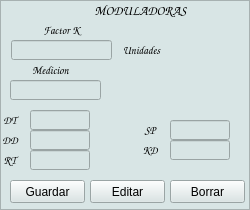
    <widget class="QFrame" name="FMOD">
     <property name="geometry">
      <rect>
       <x>670</x>
       <y>130</y>
       <width>250</width>
       <height>210</height>
      </rect>
     </property>
     <property name="palette">
      <palette>
       <active>
        <colorrole role="Button">
         <brush brushstyle="SolidPattern">
          <color alpha="255">
           <red>216</red>
           <green>229</green>
           <blue>229</blue>
          </color>
         </brush>
        </colorrole>
        <colorrole role="Base">
         <brush brushstyle="SolidPattern">
          <color alpha="255">
           <red>216</red>
           <green>229</green>
           <blue>229</blue>
          </color>
         </brush>
        </colorrole>
        <colorrole role="Window">
         <brush brushstyle="SolidPattern">
          <color alpha="255">
           <red>216</red>
           <green>229</green>
           <blue>229</blue>
          </color>
         </brush>
        </colorrole>
       </active>
       <inactive>
        <colorrole role="Button">
         <brush brushstyle="SolidPattern">
          <color alpha="255">
           <red>216</red>
           <green>229</green>
           <blue>229</blue>
          </color>
         </brush>
        </colorrole>
        <colorrole role="Base">
         <brush brushstyle="SolidPattern">
          <color alpha="255">
           <red>216</red>
           <green>229</green>
           <blue>229</blue>
          </color>
         </brush>
        </colorrole>
        <colorrole role="Window">
         <brush brushstyle="SolidPattern">
          <color alpha="255">
           <red>216</red>
           <green>229</green>
           <blue>229</blue>
          </color>
         </brush>
        </colorrole>
       </inactive>
       <disabled>
        <colorrole role="Button">
         <brush brushstyle="SolidPattern">
          <color alpha="255">
           <red>216</red>
           <green>229</green>
           <blue>229</blue>
          </color>
         </brush>
        </colorrole>
        <colorrole role="Base">
         <brush brushstyle="SolidPattern">
          <color alpha="255">
           <red>216</red>
           <green>229</green>
           <blue>229</blue>
          </color>
         </brush>
        </colorrole>
        <colorrole role="Window">
         <brush brushstyle="SolidPattern">
          <color alpha="255">
           <red>216</red>
           <green>229</green>
           <blue>229</blue>
          </color>
         </brush>
        </colorrole>
       </disabled>
      </palette>
     </property>
     <property name="autoFillBackground">
      <bool>false</bool>
     </property>
     <property name="frameShape">
      <enum>QFrame::StyledPanel</enum>
     </property>
     <property name="frameShadow">
      <enum>QFrame::Raised</enum>
     </property>
     <widget class="QLabel" name="label_29">
      <property name="geometry">
       <rect>
        <x>11</x>
        <y>20</y>
        <width>101</width>
        <height>20</height>
       </rect>
      </property>
      <property name="font">
       <font>
        <family>Comic Sans MS</family>
        <pointsize>8</pointsize>
        <weight>75</weight>
        <bold>true</bold>
       </font>
      </property>
      <property name="text">
       <string>Factor K</string>
      </property>
      <property name="alignment">
       <set>Qt::AlignCenter</set>
      </property>
     </widget>
     <widget class="QLineEdit" name="MOD_FK">
      <property name="enabled">
       <bool>true</bool>
      </property>
      <property name="geometry">
       <rect>
        <x>11</x>
        <y>40</y>
        <width>101</width>
        <height>20</height>
       </rect>
      </property>
      <property name="sizePolicy">
       <sizepolicy hsizetype="Expanding" vsizetype="Maximum">
        <horstretch>0</horstretch>
        <verstretch>0</verstretch>
       </sizepolicy>
      </property>
      <property name="font">
       <font>
        <family>Times New Roman</family>
        <pointsize>8</pointsize>
        <weight>75</weight>
        <bold>true</bold>
       </font>
      </property>
      <property name="contextMenuPolicy">
       <enum>Qt::DefaultContextMenu</enum>
      </property>
      <property name="layoutDirection">
       <enum>Qt::LeftToRight</enum>
      </property>
      <property name="autoFillBackground">
       <bool>false</bool>
      </property>
      <property name="locale">
       <locale language="StandardMoroccanTamazight" country="Morocco"/>
      </property>
      <property name="text">
       <string/>
      </property>
      <property name="alignment">
       <set>Qt::AlignCenter</set>
      </property>
     </widget>
     <widget class="QLabel" name="MOD_NOM">
      <property name="geometry">
       <rect>
        <x>10</x>
        <y>0</y>
        <width>261</width>
        <height>20</height>
       </rect>
      </property>
      <property name="font">
       <font>
        <family>Comic Sans MS</family>
        <pointsize>10</pointsize>
        <weight>75</weight>
        <bold>true</bold>
       </font>
      </property>
      <property name="text">
       <string>MODULADORAS</string>
      </property>
      <property name="alignment">
       <set>Qt::AlignCenter</set>
      </property>
     </widget>
     <widget class="QLineEdit" name="MOD_MED">
      <property name="enabled">
       <bool>true</bool>
      </property>
      <property name="geometry">
       <rect>
        <x>10</x>
        <y>80</y>
        <width>91</width>
        <height>20</height>
       </rect>
      </property>
      <property name="sizePolicy">
       <sizepolicy hsizetype="Expanding" vsizetype="Maximum">
        <horstretch>0</horstretch>
        <verstretch>0</verstretch>
       </sizepolicy>
      </property>
      <property name="font">
       <font>
        <family>Times New Roman</family>
        <pointsize>8</pointsize>
        <weight>75</weight>
        <bold>true</bold>
       </font>
      </property>
      <property name="contextMenuPolicy">
       <enum>Qt::DefaultContextMenu</enum>
      </property>
      <property name="layoutDirection">
       <enum>Qt::LeftToRight</enum>
      </property>
      <property name="autoFillBackground">
       <bool>false</bool>
      </property>
      <property name="locale">
       <locale language="StandardMoroccanTamazight" country="Morocco"/>
      </property>
      <property name="text">
       <string/>
      </property>
      <property name="alignment">
       <set>Qt::AlignCenter</set>
      </property>
     </widget>
     <widget class="QLabel" name="label_30">
      <property name="geometry">
       <rect>
        <x>10</x>
        <y>60</y>
        <width>81</width>
        <height>20</height>
       </rect>
      </property>
      <property name="font">
       <font>
        <family>Comic Sans MS</family>
        <pointsize>8</pointsize>
        <weight>75</weight>
        <bold>true</bold>
       </font>
      </property>
      <property name="text">
       <string>Medicion</string>
      </property>
      <property name="alignment">
       <set>Qt::AlignCenter</set>
      </property>
     </widget>
     <widget class="QLabel" name="label_31">
      <property name="geometry">
       <rect>
        <x>0</x>
        <y>110</y>
        <width>20</width>
        <height>20</height>
       </rect>
      </property>
      <property name="font">
       <font>
        <family>Comic Sans MS</family>
        <pointsize>8</pointsize>
        <weight>75</weight>
        <bold>true</bold>
       </font>
      </property>
      <property name="text">
       <string>DT</string>
      </property>
      <property name="alignment">
       <set>Qt::AlignCenter</set>
      </property>
     </widget>
     <widget class="QLineEdit" name="MOD_DT">
      <property name="enabled">
       <bool>true</bool>
      </property>
      <property name="geometry">
       <rect>
        <x>30</x>
        <y>110</y>
        <width>60</width>
        <height>20</height>
       </rect>
      </property>
      <property name="sizePolicy">
       <sizepolicy hsizetype="Expanding" vsizetype="Maximum">
        <horstretch>0</horstretch>
        <verstretch>0</verstretch>
       </sizepolicy>
      </property>
      <property name="font">
       <font>
        <family>Times New Roman</family>
        <pointsize>8</pointsize>
        <weight>75</weight>
        <bold>true</bold>
       </font>
      </property>
      <property name="contextMenuPolicy">
       <enum>Qt::DefaultContextMenu</enum>
      </property>
      <property name="layoutDirection">
       <enum>Qt::LeftToRight</enum>
      </property>
      <property name="autoFillBackground">
       <bool>false</bool>
      </property>
      <property name="locale">
       <locale language="StandardMoroccanTamazight" country="Morocco"/>
      </property>
      <property name="text">
       <string/>
      </property>
      <property name="alignment">
       <set>Qt::AlignCenter</set>
      </property>
     </widget>
     <widget class="QLineEdit" name="MOD_DD">
      <property name="enabled">
       <bool>true</bool>
      </property>
      <property name="geometry">
       <rect>
        <x>30</x>
        <y>130</y>
        <width>60</width>
        <height>20</height>
       </rect>
      </property>
      <property name="sizePolicy">
       <sizepolicy hsizetype="Expanding" vsizetype="Maximum">
        <horstretch>0</horstretch>
        <verstretch>0</verstretch>
       </sizepolicy>
      </property>
      <property name="font">
       <font>
        <family>Times New Roman</family>
        <pointsize>8</pointsize>
        <weight>75</weight>
        <bold>true</bold>
       </font>
      </property>
      <property name="contextMenuPolicy">
       <enum>Qt::DefaultContextMenu</enum>
      </property>
      <property name="layoutDirection">
       <enum>Qt::LeftToRight</enum>
      </property>
      <property name="autoFillBackground">
       <bool>false</bool>
      </property>
      <property name="locale">
       <locale language="StandardMoroccanTamazight" country="Morocco"/>
      </property>
      <property name="text">
       <string/>
      </property>
      <property name="alignment">
       <set>Qt::AlignCenter</set>
      </property>
     </widget>
     <widget class="QLabel" name="label_32">
      <property name="geometry">
       <rect>
        <x>0</x>
        <y>130</y>
        <width>20</width>
        <height>20</height>
       </rect>
      </property>
      <property name="font">
       <font>
        <family>Comic Sans MS</family>
        <pointsize>8</pointsize>
        <weight>75</weight>
        <bold>true</bold>
       </font>
      </property>
      <property name="text">
       <string>DD</string>
      </property>
      <property name="alignment">
       <set>Qt::AlignCenter</set>
      </property>
     </widget>
     <widget class="QLabel" name="MOD_UNIDAD">
      <property name="geometry">
       <rect>
        <x>101</x>
        <y>40</y>
        <width>81</width>
        <height>20</height>
       </rect>
      </property>
      <property name="font">
       <font>
        <family>Comic Sans MS</family>
        <pointsize>8</pointsize>
        <weight>75</weight>
        <bold>true</bold>
       </font>
      </property>
      <property name="text">
       <string>Unidades</string>
      </property>
      <property name="alignment">
       <set>Qt::AlignCenter</set>
      </property>
     </widget>
     <widget class="QLabel" name="label_33">
      <property name="geometry">
       <rect>
        <x>0</x>
        <y>150</y>
        <width>20</width>
        <height>20</height>
       </rect>
      </property>
      <property name="font">
       <font>
        <family>Comic Sans MS</family>
        <pointsize>8</pointsize>
        <weight>75</weight>
        <bold>true</bold>
       </font>
      </property>
      <property name="text">
       <string>RT</string>
      </property>
      <property name="alignment">
       <set>Qt::AlignCenter</set>
      </property>
     </widget>
     <widget class="QLineEdit" name="MOD_RT">
      <property name="enabled">
       <bool>true</bool>
      </property>
      <property name="geometry">
       <rect>
        <x>30</x>
        <y>150</y>
        <width>60</width>
        <height>20</height>
       </rect>
      </property>
      <property name="sizePolicy">
       <sizepolicy hsizetype="Expanding" vsizetype="Maximum">
        <horstretch>0</horstretch>
        <verstretch>0</verstretch>
       </sizepolicy>
      </property>
      <property name="font">
       <font>
        <family>Times New Roman</family>
        <pointsize>8</pointsize>
        <weight>75</weight>
        <bold>true</bold>
       </font>
      </property>
      <property name="contextMenuPolicy">
       <enum>Qt::DefaultContextMenu</enum>
      </property>
      <property name="layoutDirection">
       <enum>Qt::LeftToRight</enum>
      </property>
      <property name="autoFillBackground">
       <bool>false</bool>
      </property>
      <property name="locale">
       <locale language="StandardMoroccanTamazight" country="Morocco"/>
      </property>
      <property name="text">
       <string/>
      </property>
      <property name="alignment">
       <set>Qt::AlignCenter</set>
      </property>
     </widget>
     <widget class="QLabel" name="label_34">
      <property name="geometry">
       <rect>
        <x>140</x>
        <y>140</y>
        <width>20</width>
        <height>20</height>
       </rect>
      </property>
      <property name="font">
       <font>
        <family>Comic Sans MS</family>
        <pointsize>8</pointsize>
        <weight>75</weight>
        <bold>true</bold>
       </font>
      </property>
      <property name="text">
       <string>KD</string>
      </property>
      <property name="alignment">
       <set>Qt::AlignCenter</set>
      </property>
     </widget>
     <widget class="QLabel" name="label_35">
      <property name="geometry">
       <rect>
        <x>140</x>
        <y>120</y>
        <width>20</width>
        <height>20</height>
       </rect>
      </property>
      <property name="font">
       <font>
        <family>Comic Sans MS</family>
        <pointsize>8</pointsize>
        <weight>75</weight>
        <bold>true</bold>
       </font>
      </property>
      <property name="text">
       <string>SP</string>
      </property>
      <property name="alignment">
       <set>Qt::AlignCenter</set>
      </property>
     </widget>
     <widget class="QLineEdit" name="MOD_SP">
      <property name="enabled">
       <bool>true</bool>
      </property>
      <property name="geometry">
       <rect>
        <x>170</x>
        <y>120</y>
        <width>60</width>
        <height>20</height>
       </rect>
      </property>
      <property name="sizePolicy">
       <sizepolicy hsizetype="Expanding" vsizetype="Maximum">
        <horstretch>0</horstretch>
        <verstretch>0</verstretch>
       </sizepolicy>
      </property>
      <property name="font">
       <font>
        <family>Times New Roman</family>
        <pointsize>8</pointsize>
        <weight>75</weight>
        <bold>true</bold>
       </font>
      </property>
      <property name="contextMenuPolicy">
       <enum>Qt::DefaultContextMenu</enum>
      </property>
      <property name="layoutDirection">
       <enum>Qt::LeftToRight</enum>
      </property>
      <property name="autoFillBackground">
       <bool>false</bool>
      </property>
      <property name="locale">
       <locale language="StandardMoroccanTamazight" country="Morocco"/>
      </property>
      <property name="text">
       <string/>
      </property>
      <property name="alignment">
       <set>Qt::AlignCenter</set>
      </property>
     </widget>
     <widget class="QLineEdit" name="MOD_KD">
      <property name="enabled">
       <bool>true</bool>
      </property>
      <property name="geometry">
       <rect>
        <x>170</x>
        <y>140</y>
        <width>60</width>
        <height>20</height>
       </rect>
      </property>
      <property name="sizePolicy">
       <sizepolicy hsizetype="Expanding" vsizetype="Maximum">
        <horstretch>0</horstretch>
        <verstretch>0</verstretch>
       </sizepolicy>
      </property>
      <property name="font">
       <font>
        <family>Times New Roman</family>
        <pointsize>8</pointsize>
        <weight>75</weight>
        <bold>true</bold>
       </font>
      </property>
      <property name="contextMenuPolicy">
       <enum>Qt::DefaultContextMenu</enum>
      </property>
      <property name="layoutDirection">
       <enum>Qt::LeftToRight</enum>
      </property>
      <property name="autoFillBackground">
       <bool>false</bool>
      </property>
      <property name="locale">
       <locale language="StandardMoroccanTamazight" country="Morocco"/>
      </property>
      <property name="text">
       <string/>
      </property>
      <property name="alignment">
       <set>Qt::AlignCenter</set>
      </property>
     </widget>
     <widget class="QPushButton" name="MOD_BORRAR">
      <property name="geometry">
       <rect>
        <x>170</x>
        <y>180</y>
        <width>75</width>
        <height>23</height>
       </rect>
      </property>
      <property name="text">
       <string>Borrar</string>
      </property>
     </widget>
     <widget class="QPushButton" name="MOD_GUARDAR">
      <property name="geometry">
       <rect>
        <x>10</x>
        <y>180</y>
        <width>75</width>
        <height>23</height>
       </rect>
      </property>
      <property name="text">
       <string>Guardar</string>
      </property>
     </widget>
     <widget class="QPushButton" name="MOD_EDITAR">
      <property name="geometry">
       <rect>
        <x>90</x>
        <y>180</y>
        <width>75</width>
        <height>23</height>
       </rect>
      </property>
      <property name="text">
       <string>Editar</string>
      </property>
     </widget>
    </widget>
